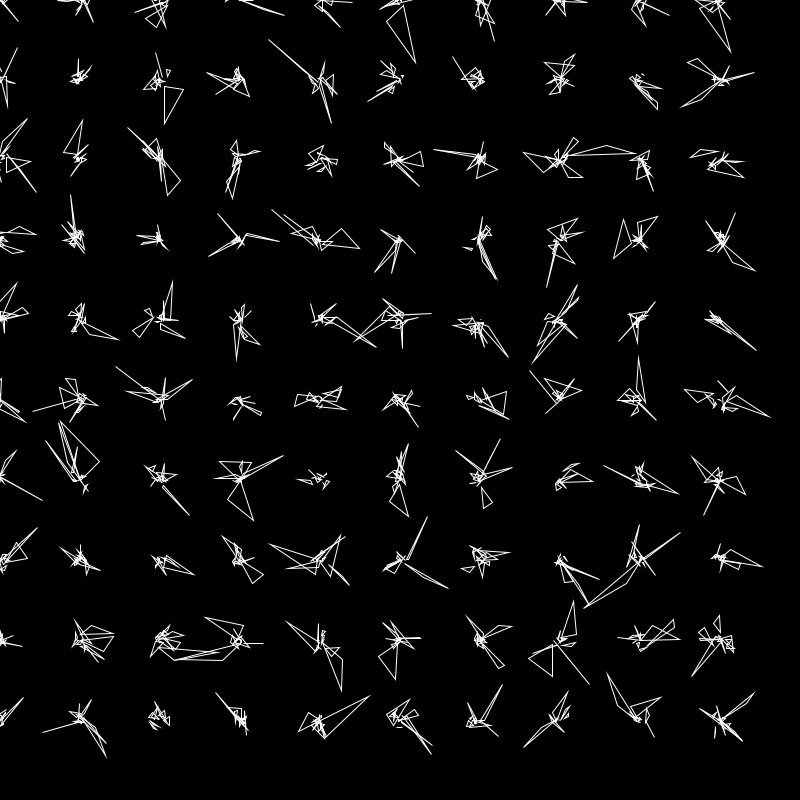
Frame 1 (no input)
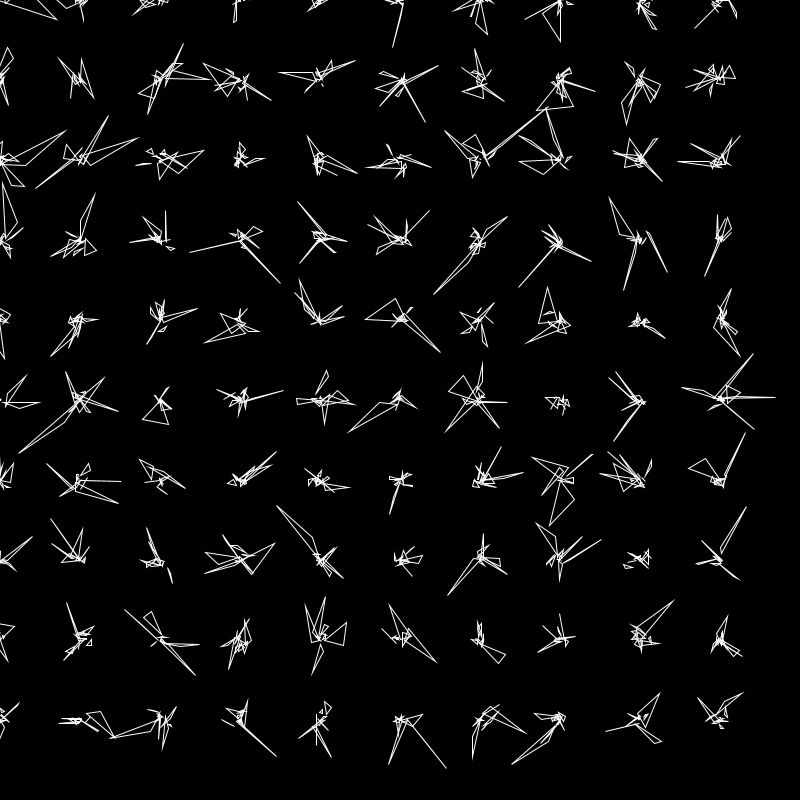
Frame 2 (the mouse pressed at the canvas centre, redrawn once)

The Processing sketch that drew these frames (run headless with seeded random() and noise(); the mouse was pressed at the canvas centre and the sketch redrawn once):

// Processing sketch: tri_random_pattern2
// ── tri_random_pattern2.pde

// if press mouse, it regenerates triangle pattern

void setup() {
  size(800, 800);
  smooth();
  noLoop();
  frameRate(1);
}

void draw() {
  noFill();
  stroke(255);
  background(0);
  int block=10; //number of blocks per canva, the more blocks the more dense the triangles
  int xblock=height/block;
  int yblock=width/block;
  TriangleBlock t=new TriangleBlock();
  for (int x=0; x< height; x+=xblock){
    for (int y=0; y< width; y+=yblock){
      t.generate1(x,y);
      t.generate2(x,y);
    }
  }
}

void mousePressed(){
  noLoop(); 
}

void mouseReleased(){
  loop(); 
}

void test() {
  background(0);
  int max_triag=100;
  int origin=0;
  int rng=int(random(0,50));
  for (int i=0; i<max_triag; i++){
    origin=int(random(0, 800));
    rng=int(random(0,50));
    int x1=origin;
    int y1=int(random(origin-rng, origin+rng));
    int x2=int(random(origin-rng, origin+rng));
    int y2=int(random(x2-rng, x2+rng));
    int x3=int(random(origin-rng, origin+rng));
    int y3=int(random(x3-rng, x3+rng));
    triangle(x1, y1, x2, y2, x3, y3);
  }
}


// ── TriangleBlock.pde
class TriangleBlock {
  int max_triangles=5; //number of triangles per block
  
  void generate1(int xo, int yo){
    for (int i=0; i<max_triangles; i++){
      int rng=int(random(0,10)); //random range per triangle leg
      int x1=int(random(xo-rng, xo+rng));
      int y1=int(random(yo-rng, yo+rng));
      int x2=int(random(x1-rng, x1+rng));
      int y2=int(random(y1-rng, y1+rng));
      int x3=int(random(x2-rng, x2+rng));
      int y3=int(random(y2-rng, y2+rng));
      triangle(x1, y1, x2, y2, x3, y3);
      println("xo: "+xo+" x1:"+x1+" y1:"+y1+" x2:"+x2+" y2:"+y2+" x3:"+x3+" y3:"+y3);
    }
  }
  
  void generate2(int xo, int yo){
    for (int i=0; i<max_triangles; i++){
      int rng=int(random(0,10)); //random range per triangle leg
      int x1=int(random(xo-rng, xo+rng));
      int y1=int(random(yo-rng, yo+rng));
      rng=int(random(0,30)); //random range per triangle leg
      int x2=int(random(x1-rng, x1+rng));
      int y2=int(random(y1-rng, y1+rng));
      rng=int(random(0,50)); //random range per triangle leg
      int x3=int(random(x2-rng, x2+rng));
      int y3=int(random(y2-rng, y2+rng));
      triangle(x1, y1, x2, y2, x3, y3);
      println("xo: "+xo+" x1:"+x1+" y1:"+y1+" x2:"+x2+" y2:"+y2+" x3:"+x3+" y3:"+y3);
    }
  }
}
